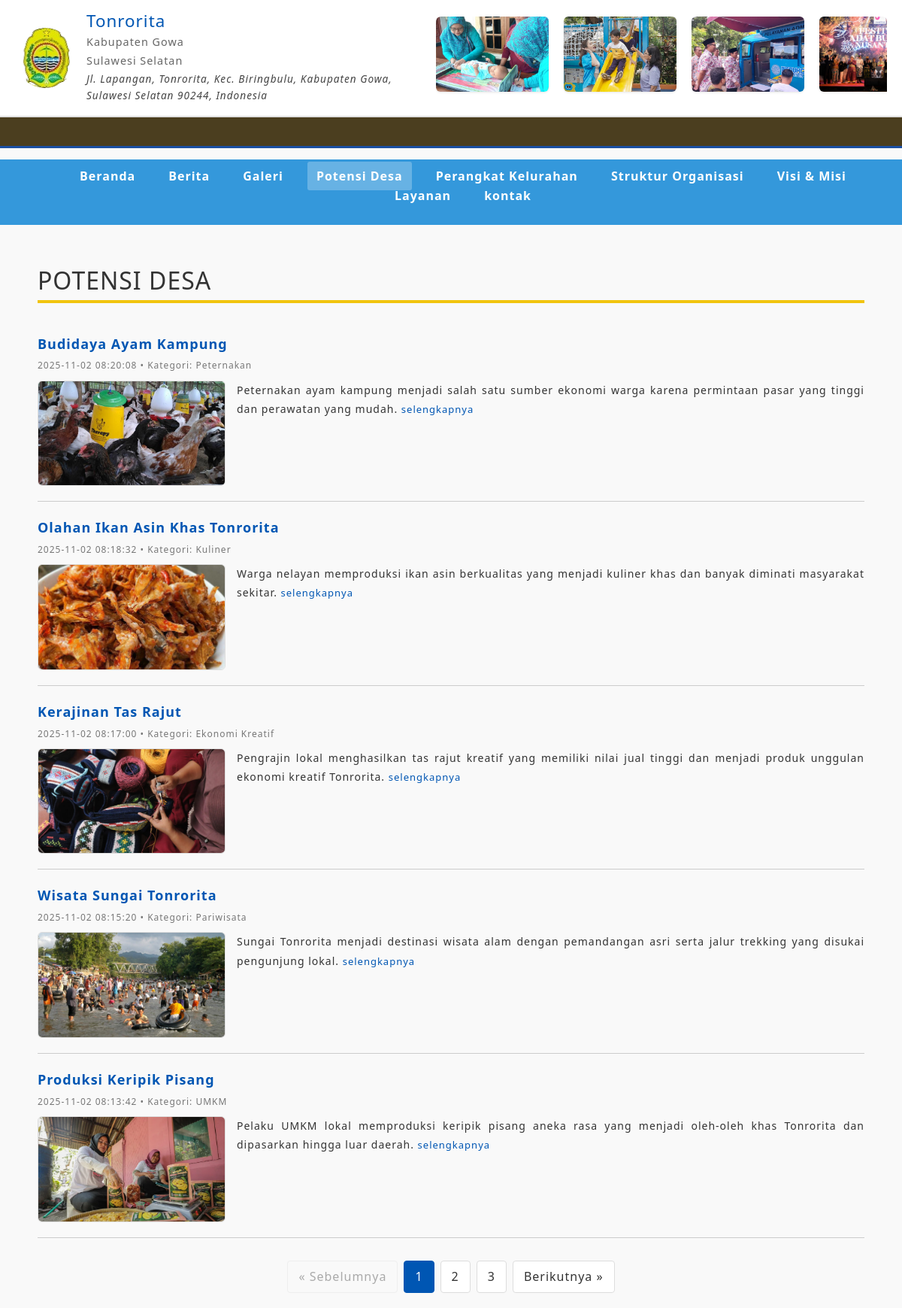
The page /frontend/sections/potensi_desa.php on the database its author committed.
### tables this page shows
CREATE TABLE `profil_kelurahan` (
  `id` int NOT NULL,
  `nama_kelurahan` varchar(150) DEFAULT NULL,
  `visi` text,
  `misi` text,
  `sejarah` text,
  `alamat` text,
  `telepon` varchar(50) DEFAULT NULL,
  `email` varchar(150) DEFAULT NULL,
  `logo` varchar(255) DEFAULT NULL,
  `created_at` timestamp NULL DEFAULT CURRENT_TIMESTAMP,
  `updated_at` timestamp NULL DEFAULT NULL
);

CREATE TABLE `galeri` (
  `id` int NOT NULL,
  `judul` varchar(150) DEFAULT NULL,
  `gambar` varchar(255) DEFAULT NULL,
  `deskripsi` text,
  `kategori` enum('kegiatan','fasilitas','umum') DEFAULT NULL,
  `created_at` timestamp NULL DEFAULT CURRENT_TIMESTAMP
);

CREATE TABLE `potensi_desa` (
  `id` int NOT NULL,
  `kategori` varchar(100) DEFAULT NULL,
  `judul` varchar(150) DEFAULT NULL,
  `deskripsi` text,
  `gambar` varchar(255) DEFAULT NULL,
  `created_at` timestamp NULL DEFAULT CURRENT_TIMESTAMP
);

### frontend/sections/potensi_desa.php (the view, shortened to what this page needs)
<!DOCTYPE html>
<html lang="en">
<head>
    <link href="../template_users/css/styles.css" rel="stylesheet" />
    <?php
    include '../../config/connection.php';
    include '../partials/navbar1.php';
    include '../partials/header.php';
    $potensi_per_halaman = 5;
    $halaman_sekarang = isset($_GET['page']) ? (int)$_GET['page'] : 1;
    $offset = ($halaman_sekarang - 1) * $potensi_per_halaman;
    $total_query = "SELECT COUNT(*) AS total FROM potensi_desa";
    $total_result = mysqli_query($db, $total_query);
    $total_data = mysqli_fetch_assoc($total_result)['total'];
    $total_halaman = ceil($total_data / $potensi_per_halaman);
    $query = "SELECT * FROM potensi_desa ORDER BY created_at DESC LIMIT $potensi_per_halaman OFFSET $offset";
    $result = mysqli_query($db, $query);
    ?>
<body>
    <div class="container">
        <h2 style="margin: 20px 0; color:#fffffff; border-bottom: 4px solid #f1c40f; padding-bottom: 6px;">
            POTENSI DESA
        </h2>
        <?php if (mysqli_num_rows($result) > 0): ?>
            <?php while ($p = mysqli_fetch_assoc($result)): ?>
                <div class="berita-item">
                    <a href="detail_potensi.php?id=<?= $p['id']; ?>" class="berita-judul">
                        <?= htmlspecialchars($p['judul']); ?>
                    </a>
                    <div class="berita-meta">
                        <?= htmlspecialchars($p['created_at']); ?> • Kategori: <?= htmlspecialchars($p['kategori']); ?>
                    </div>
                    <div class="berita-konten">
                        <img src="../../storages/potensi_desa/<?= htmlspecialchars($p['gambar']); ?>"
                            alt="<?= htmlspecialchars($p['judul']); ?>"
                            class="berita-gambar">
                        <div class="berita-teks">
                            <?= nl2br(mb_strimwidth(strip_tags($p['deskripsi']), 0, 300, '...')); ?>
                            <a href="detail_potensi.php?id=<?= $p['id']; ?>" class="selengkapnya">selengkapnya</a>
                        </div>
                    </div>
                </div>
            <?php endwhile; ?>
            <div class="pagination">
                <?php if ($halaman_sekarang > 1): ?>
                    <a href="?page=<?= $halaman_sekarang - 1; ?>">&laquo; Sebelumnya</a>
                <?php else: ?>
                    <span class="disabled">&laquo; Sebelumnya</span>
                <?php endif; ?>
                <?php for ($i = 1; $i <= $total_halaman; $i++): ?>
                    <?php if ($i == $halaman_sekarang): ?>
                        <span class="active"><?= $i; ?></span>
                    <?php else: ?>
                        <a href="?page=<?= $i; ?>"><?= $i; ?></a>
                    <?php endif; ?>
                <?php endfor; ?>
                <?php if ($halaman_sekarang < $total_halaman): ?>
                    <a href="?page=<?= $halaman_sekarang + 1; ?>">Berikutnya &raquo;</a>
                <?php else: ?>
                    <span class="disabled">Berikutnya &raquo;</span>
                <?php endif; ?>
            </div>
        <?php else: ?>
            <p>Tidak ada data potensi desa tersedia.</p>
        <?php endif; ?>
    </div>
</body>
</html>

### frontend/partials/navbar1.php (shortened to what this page needs)
<header class="header">
    <div class="header-top">
        <?php
        include_once __DIR__ . '/../config/connection.php';
        $query = "SELECT * FROM profil_kelurahan LIMIT 1";
        $result = $db->query($query);
        $profil = $result->fetch_assoc();
        $current_page = basename($_SERVER['PHP_SELF']);
        ?>
        <div class="header-flex-container">
            <div class="logo-container">
                <img src="../../storages/logo/1763007596_logokelurah-removebg-preview.png"
                    alt="Logo <?= htmlspecialchars($profil['nama_kelurahan']) ?>"
                    class="logo">
                <div class="header-info">
                    <h1><?= htmlspecialchars($profil['nama_kelurahan']) ?></h1>
                    <p>Kabupaten Gowa</p>
                    <p>Sulawesi Selatan</p>
                    <p class="address"><?= htmlspecialchars($profil['alamat']) ?></p>
                </div>
            </div>
            <div class="header-right-content">
                <div class="image-row">
                    <div class="track">
                        <?php
                        $qGaleri = "SELECT id, gambar FROM galeri ORDER BY id DESC LIMIT 8";
                        $rGaleri = $db->query($qGaleri);
                        $gambar_list = [];
                        while ($row = $rGaleri->fetch_assoc()) {
                            $gambar_list[] = $row;
                        }
                        foreach ($gambar_list as $row) {
                        ?>
                            <a href="../sections/detail_berita.php?id=<?= $row['id'] ?>">
                                <img src="../../storages/galeri/<?= $row['gambar'] ?>" class="small-img">
                            </a>
                        <?php } ?>
                    </div>
                </div>
            </div>
        </div>
    </div>
    <div class="running-text-container">
        <div class="running-text">
        </div>
    </div>
    <nav class="main-nav">
        <ul>
            <li><a href="../sections/home.php" class="<?= ($current_page == 'home.php') ? 'active' : '' ?>">Beranda</a></li>
            <li><a href="../sections/berita.php" class="<?= ($current_page == 'berita.php') ? 'active' : '' ?>">Berita</a></li>
            <li><a href="../sections/galeri.php" class="<?= ($current_page == 'galeri.php') ? 'active' : '' ?>">Galeri</a></li>
            <li><a href="../sections/potensi_desa.php" class="<?= ($current_page == 'potensi_desa.php') ? 'active' : '' ?>">Potensi Desa</a></li>
            <li><a href="../sections/perangkat_kelurahan.php" class="<?= ($current_page == 'perangkat_kelurahan.php') ? 'active' : '' ?>">Perangkat Kelurahan</a></li>
            <li><a href="../sections/struktur_organisasi.php" class="<?= ($current_page == 'struktur_organisasi.php') ? 'active' : '' ?>">Struktur Organisasi</a></li>
            <li><a href="../sections/visi_misi.php" class="<?= ($current_page == 'visi_misi.php') ? 'active' : '' ?>">Visi & Misi</a></li>
            <li><a href="../sections/layanan.php" class="<?= ($current_page == 'layanan.php') ? 'active' : '' ?>">Layanan</a></li>
            <li><a href="../sections/kontak.php" class="<?= ($current_page == 'kontak.php') ? 'active' : '' ?>">kontak</a></li>
        </ul>
    </nav>
</header>

### frontend/sections/potensi_desa.php (style rules this page uses)
* { margin: 0; padding: 0; box-sizing: border-box; }
body { font-family: 'Segoe UI', Tahoma, Geneva, Verdana, sans-serif; line-height: 1.6; color: #333; background-color: #f9f9f9; }
.container { width: 1200px; margin: 0 auto; padding: 20px; }
.main-nav { background-color: #3498db; padding: 10px 0; margin: 15px 0; }
.main-nav ul { display: flex; list-style: none; justify-content: center; flex-wrap: wrap; }
.main-nav li { margin: 0 10px; }
.main-nav a { color: white; text-decoration: none; padding: 8px 12px; font-weight: bold; transition: background-color 0.3s; }
.berita-item { border-bottom: 1px solid #ccc; padding: 20px 0; }
.berita-judul { font-size: 18px; font-weight: bold; color: #0056b3; text-decoration: none; display: block; margin-bottom: 5px; }
.berita-meta { font-size: 12px; color: #777; margin-bottom: 10px; }
.berita-konten { display: flex; align-items: flex-start; gap: 15px; }
.berita-teks { flex: 1; font-size: 14px; text-align: justify; line-height: 1.8; }
.selengkapnya { color: #0056b3; text-decoration: none; font-size: 13px; }
.pagination { display: flex; justify-content: center; margin-top: 30px; gap: 8px; flex-wrap: wrap; }
.pagination a, .pagination span { display: inline-block; padding: 8px 14px; text-decoration: none; border: 1px solid #ddd; color: #333; background: #fff; border-radius: 4px; transition: all 0.3s; }
.pagination .active { background-color: #0056b3; color: white; border-color: #0056b3; pointer-events: none; }
.pagination .disabled { color: #aaa; background: #f9f9f9; border-color: #eee; pointer-events: none; }
.berita-gambar { width: 250px; aspect-ratio: 16/9; object-fit: cover; border-radius: 6px; border: 1px solid #ddd; flex-shrink: 0; }

### frontend/partials/navbar1.php (style rules this page uses)
.header-top { display: flex; justify-content: space-between; align-items: center; padding: 15px 20px; background-color: #fff; border-bottom: 2px solid #e0e0e0; }
.header-flex-container { display: flex; justify-content: space-between; align-items: center; width: 100%; }
.logo-container { display: flex; align-items: center; gap: 15px; }
.logo { width: 80px; aspect-ratio: 1/1; object-fit: cover; border-radius: 50%; }
.header-info h1 { font-size: 1.4em; margin: 0; color: #0056b3; }
.header-info p { margin: 2px 0; font-size: 0.9em; color: #666; }
.header-info .address { font-size: 0.85em; font-style: italic; color: #444; }
.image-row { overflow: hidden; width: 600px; height: 110px; position: relative; border-radius: 6px; }
.track { display: flex; gap: 20px; width: max-content; animation: sepur 18s linear infinite; }
.small-img { width: 150px; height: 100px; object-fit: cover; border-radius: 6px; box-shadow: 0 1px 3px rgba(0, 0, 0, 0.1); transition: 0.2s; }
.running-text-container { width: 100%; background: #4b3e1f; color: yellow; font-weight: bold; padding: 6px 0; overflow: hidden; position: relative; border-bottom: 3px solid #1a4fa3; }
.running-text { display: inline-block; white-space: nowrap; padding-left: 100%; animation: runText 18s linear infinite; font-size: 14px; letter-spacing: 1px; }
.main-nav a.active { background-color: rgba(255, 255, 255, 0.25); border-radius: 3px; }

### rows shown on the page
profil_kelurahan: nama_kelurahan "Tonrorita", alamat "Jl. Lapangan, Tonrorita, Kec. Biringbulu, Kabupaten Gowa, Sulawesi Selatan 90244, Indonesia"
galeri: gambar (picture)
galeri: gambar (picture)
galeri: gambar (picture)
galeri: gambar (picture)
potensi_desa: judul "Budidaya Ayam Kampung", created_at "2025-11-02 08:20:08", kategori "Peternakan", gambar (picture), deskripsi "Peternakan ayam kampung menjadi salah satu sumber ekonomi warga karena permintaan pasar yang tinggi dan perawatan yang mudah."
potensi_desa: judul "Olahan Ikan Asin Khas Tonrorita", created_at "2025-11-02 08:18:32", kategori "Kuliner", gambar (picture), deskripsi "Warga nelayan memproduksi ikan asin berkualitas yang menjadi kuliner khas dan banyak diminati masyarakat sekitar."
potensi_desa: judul "Kerajinan Tas Rajut", created_at "2025-11-02 08:17:00", kategori "Ekonomi Kreatif", gambar (picture), deskripsi "Pengrajin lokal menghasilkan tas rajut kreatif yang memiliki nilai jual tinggi dan menjadi produk unggulan ekonomi kreatif Tonrorita."
potensi_desa: judul "Wisata Sungai Tonrorita", created_at "2025-11-02 08:15:20", kategori "Pariwisata", gambar (picture), deskripsi "Sungai Tonrorita menjadi destinasi wisata alam dengan pemandangan asri serta jalur trekking yang disukai pengunjung lokal."
potensi_desa: judul "Produksi Keripik Pisang", created_at "2025-11-02 08:13:42", kategori "UMKM", gambar (picture), deskripsi "Pelaku UMKM lokal memproduksi keripik pisang aneka rasa yang menjadi oleh-oleh khas Tonrorita dan dipasarkan hingga luar daerah."
